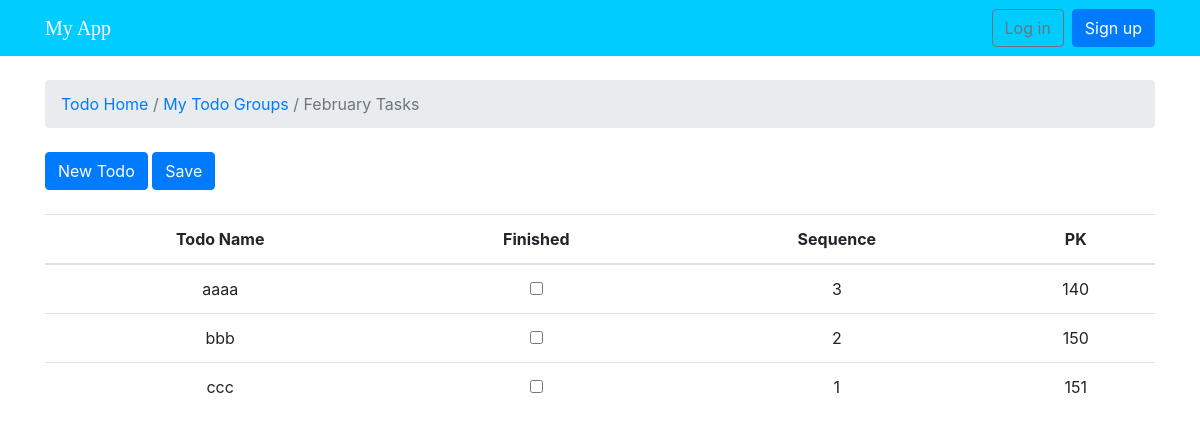
The page /todo/todos_by_group/1 on the database its author committed.
### todo/models.py (models this page shows, shortened)
class TodoGroup(models.Model):
    name = models.CharField(max_length=30, unique=True)
    description = models.CharField(max_length=100)
    author = models.ForeignKey(User, on_delete=models.PROTECT, related_name='todogroups')
    def __str__(self):
        return self.name

class Todo(models.Model):
    label = models.CharField(max_length=300)
    finished = models.BooleanField(default=False)
    created_at = models.DateTimeField(auto_now_add=True)
    sequence = models.IntegerField(default=0)
    todo_group = models.ForeignKey(TodoGroup, on_delete=models.CASCADE, related_name='todos')

### todo/views.py (the view)
# urls.py: path('todos_by_group/<int:todo_group_id>', views.todos_by_group, name='todos_by_group'),
def todos_by_group(request,todo_group_id):
    todos = Todo.objects.all().filter(todo_group__id=todo_group_id).order_by('-sequence')
    return render(request, 'todo/todos.html', {'todos': todos, 'todo_group_name': todos[0].todo_group, 'todo_group_id': todo_group_id })

### templates/todo/todos.html (shortened to what this page needs)
{% extends 'base.html' %}
{% block breadcrumb %}
  <li class="breadcrumb-item active"><a href="{% url 'todo:index' %}">Todo Home</a> / <a href="{% url 'todo:all_todo_groups' %}">My Todo Groups</a> / {{todo_group_name}}</li>
{% endblock %}
{% block content %}
<div class="mb-4">
  <a href="{% url 'todo:new_todo' todo_group_id %}" class="btn btn-primary">New Todo  </a>
  <a href="{% url 'todo:manage_group_of_todos' todo_group_id %}" class="btn btn-primary">Save</a>
</div>
<table class="table">
  <thead class="thead-inverse">
    <tr>
      <th>Todo Name</th>
      <th>Finished</th>
      <th>Sequence</th>
      <th>PK</th>
    </tr>
  </thead>
  <tbody>
    {% for todo in todos %}
      <tr>
        <td>{{ todo.label }}</td>
        <td>
          <input type="checkbox"
          value="{{ todo.pk }}" name="finished"
          >
        </td>
        <td>{{ todo.sequence }}</td>
        <td>{{ todo.pk }}</td>
      </tr>
    {% endfor %}
  </tbody>
</table>
{% endblock %}

### static/css/app.css (style rules this page uses)
th, td { text-align:center; }

### rows shown on the page
TodoGroup: name "February Tasks"
Todo: label "aaaa", sequence "3", pk "140"
Todo: label "bbb", sequence "2", pk "150"
Todo: label "ccc", sequence "1", pk "151"
